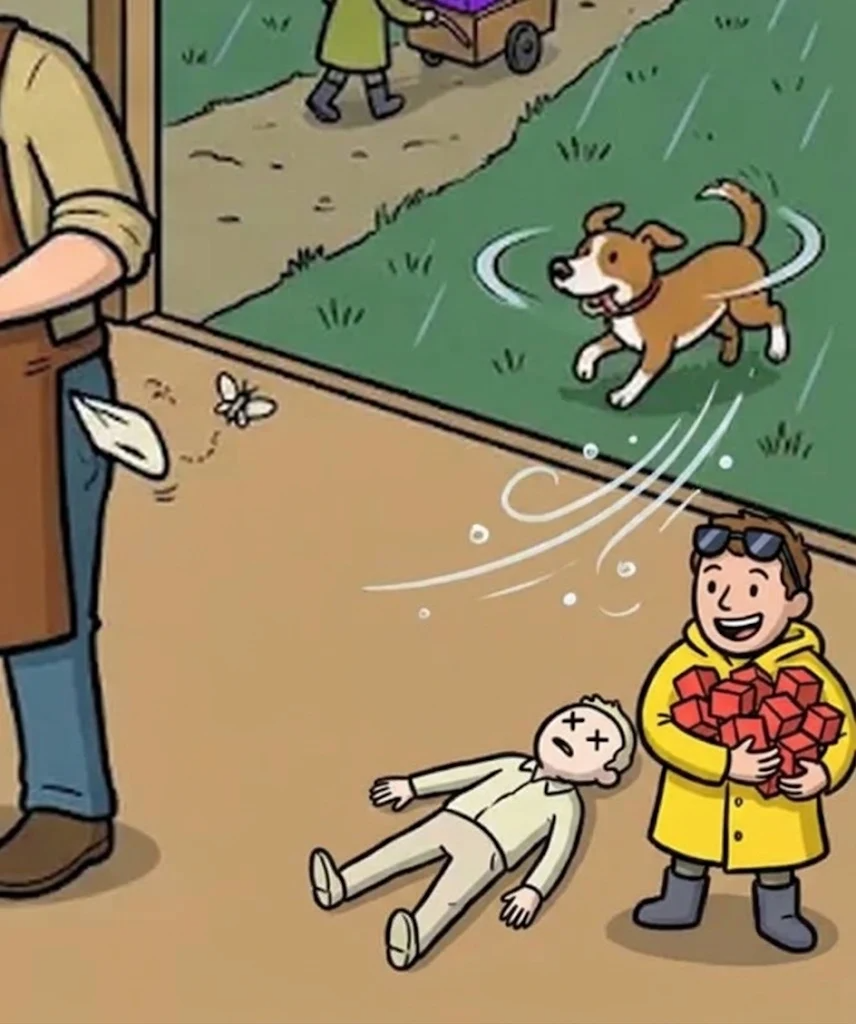
#> input picture tools/prompts/A10_src/F1.webp, 856 x 1024 px
$ python L35c_pil.py A10_src/F1.webp A10_src/L31a_base_1116.webp
#> lines starting #> are read from the running program, lines starting #| are printed output that depends on the picture
#!/usr/bin/env python3
# L35c_pil.py <in.png> <out.png> — L35c 끝손질(2026-11-16 · 일치 검사 1회 뒤).
#  1) 일꾼 발치에 늘어진 새끼 오리에 검은 얼룩점 — 「얼룩 새끼(잡종)」가 흰 새로 읽혔다(일치 검사 1회 s17 △).
import sys
from PIL import Image, ImageDraw
src, dst = sys.argv[1], sys.argv[2]
im = Image.open(src).convert('RGB')
#> im is the input picture: PIL image 856x1024 RGB; mean R, G, B 145.8, 134.2, 99.9
x0, y0, x1, y1 = 1238, 190, 1282, 216; S = 8                     # 새끼 둘레만 키워 그리고 줄인다(테두리 부드럽게)
patch = im.crop((x0, y0, x1, y1)).resize(((x1 - x0) * S, (y1 - y0) * S), Image.LANCZOS)
#> patch: PIL image 352x208 RGB; every value is 0
m = Image.new('L', patch.size, 0); d = ImageDraw.Draw(m)
#> after `m = Image.new('L', patch.size, 0)`: m: PIL image 352x208 L; every value is 0
for cx, cy, r in ((1249.5, 202.0, 1.5), (1255.5, 200.8, 1.3), (1260.8, 203.6, 1.5), (1252.0, 206.2, 1.3), (1265.6, 201.2, 1.3), (1246.2, 205.0, 1.2), (1263.2, 207.0, 1.1)):
    d.ellipse([(cx - x0 - r) * S, (cy - y0 - r) * S, (cx - x0 + r) * S, (cy - y0 + r) * S], fill=255)
dark = Image.new('RGB', patch.size, (34, 32, 36))
patch = Image.composite(dark, patch, m).resize((x1 - x0, y1 - y0), Image.LANCZOS)
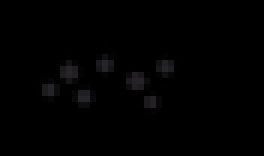
#> patch: PIL image 44x26 RGB (shown 6 times larger); mean R, G, B 1.3, 1.2, 1.4
im.paste(patch, (x0, y0)); im.save(dst)
print('speckles', dst)

$ run again, on tools/prompts/A10_src/L31b_base_1116.webp
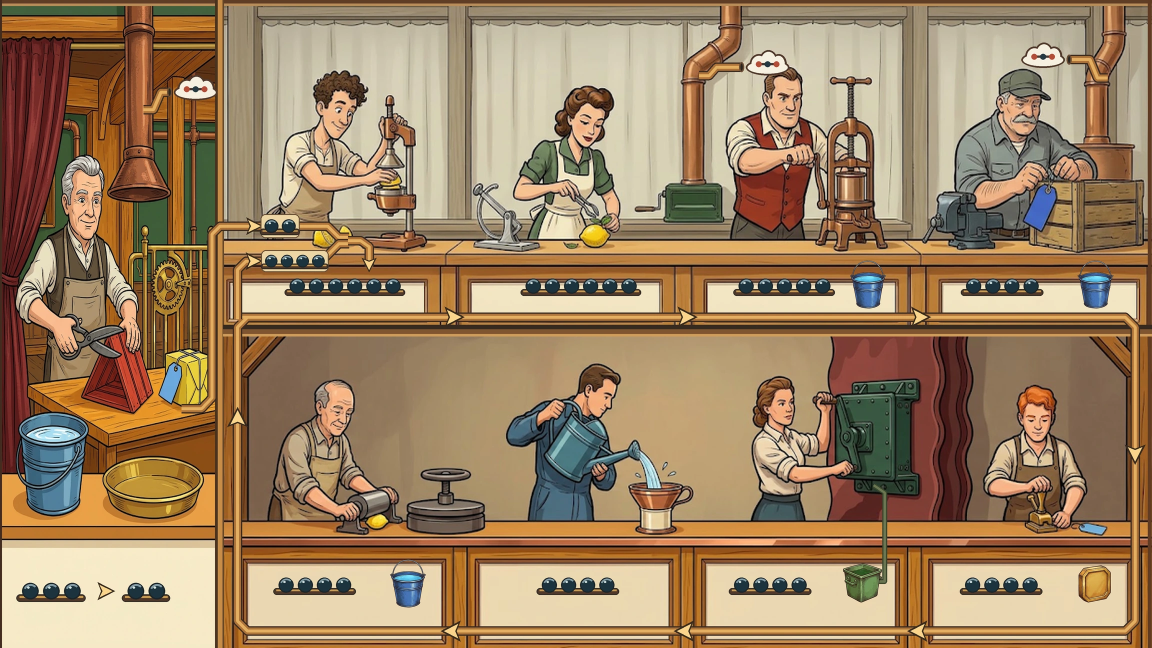
#> input picture tools/prompts/A10_src/L31b_base_1116.webp, 2304 x 1296 px (shown at 1/2 size)
#> im is the input picture: PIL image 2304x1296 RGB; mean R, G, B 157.1, 129.9, 98.2
#> `patch = im.crop((x0, y0, x1, y1)).resize(((x1 - x0) * S, (y1 - y0) * S..`:
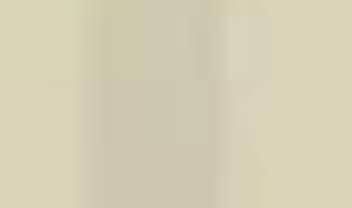
#> patch: PIL image 352x208 RGB; mean R, G, B 213.2, 207, 180.3
#> m: PIL image 352x208 L; every value is 0
#> `patch = Image.composite(dark, patch, m).resize((x1 - x0, y1 - y0), Ima..`:
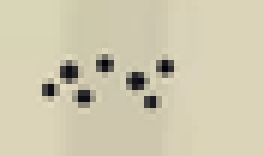
#> patch: PIL image 44x26 RGB (shown 6 times larger); mean R, G, B 206.9, 200.8, 175.2

$ run again, on tools/prompts/A10_src/L31c_base_1116.webp
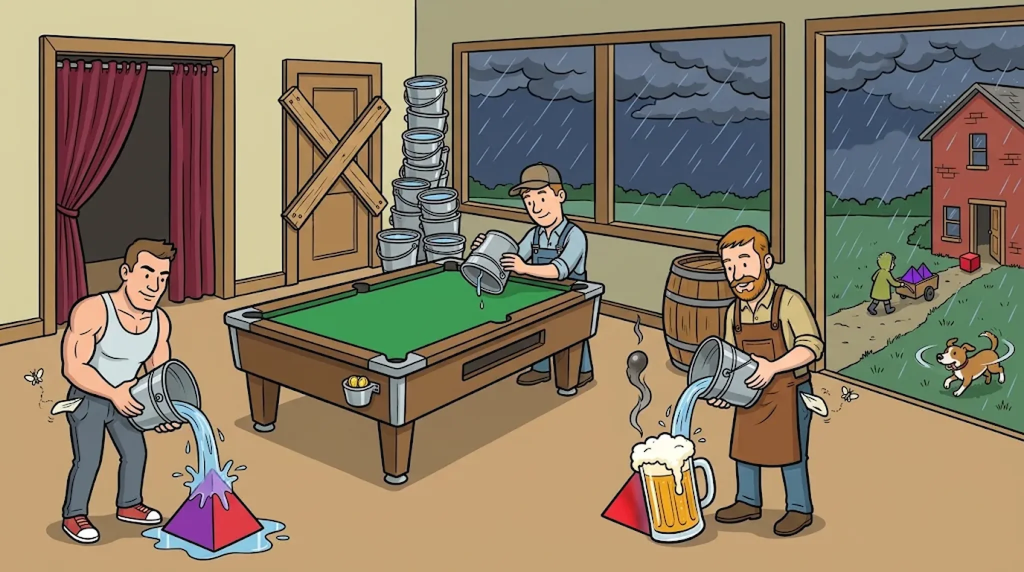
#> input picture tools/prompts/A10_src/L31c_base_1116.webp, 2048 x 1144 px (shown at 1/2 size)
#> im is the input picture: PIL image 2048x1144 RGB; mean R, G, B 140.1, 125.5, 102.6
#> `patch = im.crop((x0, y0, x1, y1)).resize(((x1 - x0) * S, (y1 - y0) * S..`:
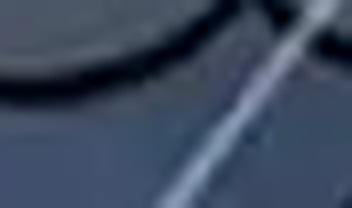
#> patch: PIL image 352x208 RGB; mean R, G, B 60.2, 73.1, 94.3
#> m: PIL image 352x208 L; every value is 0
#> `patch = Image.composite(dark, patch, m).resize((x1 - x0, y1 - y0), Ima..`:
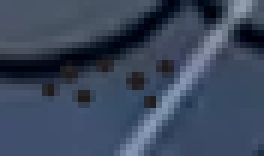
#> patch: PIL image 44x26 RGB (shown 6 times larger); mean R, G, B 59.6, 72, 92.5
